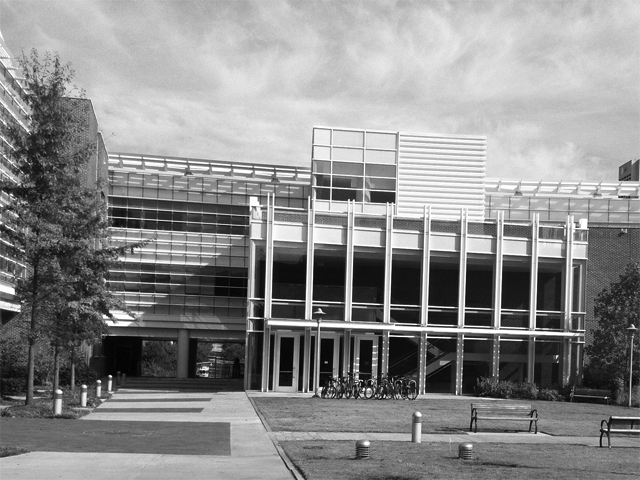
#> input picture ps4_octave/input/transA.jpg, 640 x 480 px
$ python ps4_python.py
#> lines starting #> are read from the running program, lines starting #| are printed output that depends on the picture
import cv2 as cv
import numpy as np
import os
import math

def local_maximum(m, NHoodSize):
    points = []
    while True:
        ind = np.unravel_index(np.argmax(m), m.shape)
        if (m[ind] == 0):
            break
        points.append(ind)
        nHoodRbegin = max(0, ind[0] - math.floor(NHoodSize / 2))
        nHoodRend = min(m.shape[0] - 1, ind[0] + math.floor(NHoodSize / 2))
        nHoodCbegin = max(0, ind[1] - math.floor(NHoodSize / 2))
        nHoodCend = min(m.shape[1] - 1, ind[1] + math.floor(NHoodSize / 2))
        m[nHoodRbegin : nHoodRend + 1, nHoodCbegin : nHoodCend + 1] = 0
    return np.array(points)

def drawlines(img1, lines, pts1):
    ''' img1 - image on which we draw the epilines for the points in img2
    lines - corresponding epilines '''
    r, c = img1.shape
    img1 = cv.cvtColor(img1, cv.COLOR_GRAY2BGR)
    for r, pt1 in zip(lines, pts1):
        color = tuple(np.random.randint(0,255,3).tolist())
        x0, y0 = map(int, [0, -r[2] / r[1]]) # from line-point duality
        x1, y1 = map(int, [c, -(r[2] + r[0] * c) / r[1]]) # from line-point duality
        img1 = cv.line(img1, (x0,y0), (x1,y1), color,1)
        img1 = cv.circle(img1, tuple(pt1), 5, color,-1)
    return img1

imgTransA = cv.imread(os.path.join('input', 'transA.jpg'))
#> imgTransA is the input picture: shape (480, 640, 3); min 0, max 255, mean 139
imgTransB = cv.imread(os.path.join('input', 'transB.jpg'))
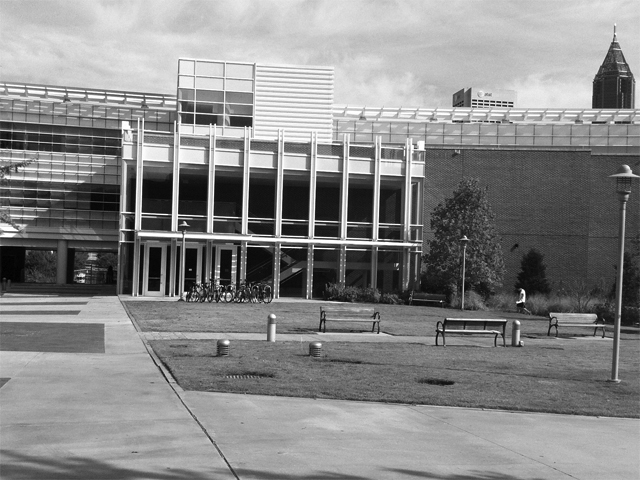
#> input picture ps4_octave/input/transB.jpg, 640 x 480 px
#> imgTransB is the input picture: shape (480, 640, 3); min 0, max 255, mean 135.6
imgSimA = cv.imread(os.path.join('input', 'simA.jpg'))
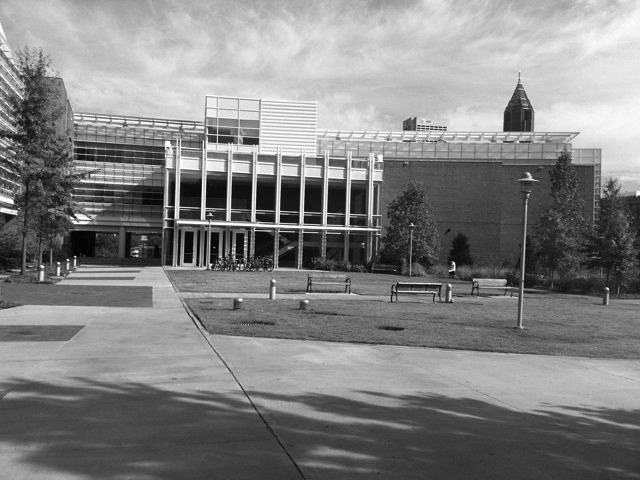
#> input picture ps4_octave/input/simA.jpg, 640 x 480 px
#> imgSimA is the input picture: shape (480, 640, 3); min 0, max 255, mean 130.6
imgSimB = cv.imread(os.path.join('input', 'simB.jpg'))
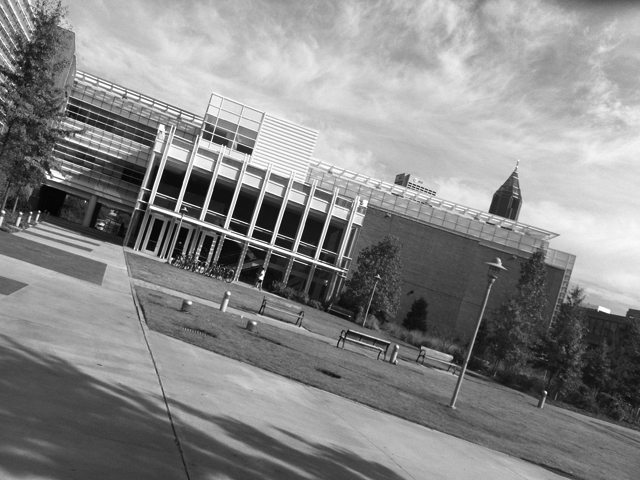
#> input picture ps4_octave/input/simB.jpg, 640 x 480 px
#> imgSimB is the input picture: shape (480, 640, 3); min 0, max 255, mean 136

grayTransA = cv.cvtColor(imgTransA, cv.COLOR_BGR2GRAY)
grayTransB = cv.cvtColor(imgTransB, cv.COLOR_BGR2GRAY)
graySimA = cv.cvtColor(imgSimA, cv.COLOR_BGR2GRAY)
graySimB = cv.cvtColor(imgSimB, cv.COLOR_BGR2GRAY)

# [7 lines of commented-out code are left out]

sift = cv.xfeatures2d.SIFT_create(nfeatures=30)
kpTransA, desTransA = sift.detectAndCompute(grayTransA, None)
#> kpTransA = 31 keypoints; strongest (x, y, size): (110, 376, 1.9), (99, 381, 2.2), (85, 386, 2.6), (59, 392, 3.2)
kpTransB, desTransB = sift.detectAndCompute(grayTransB, None)
#> kpTransB = 30 keypoints; strongest (x, y, size): (523, 291, 2.8), (186, 293, 2), (228, 294, 1.9), (83, 281, 2.3)
kpSimA, desSimA = sift.detectAndCompute(graySimA, None)
#> kpSimA = 30 keypoints; strongest (x, y, size): (454, 263, 2), (42, 266, 2.1), (211, 214, 1.9), (454, 269, 1.9)
kpSimB, desSimB = sift.detectAndCompute(graySimB, None)
#> kpSimB = 30 keypoints; strongest (x, y, size): (263, 272, 2.6), (3, 212, 2.1), (185, 209, 1.8), (48, 177, 2.5)

imgSiftTransA = cv.drawKeypoints(imgTransA, kpTransA, None, flags=cv.DRAW_MATCHES_FLAGS_DRAW_RICH_KEYPOINTS)
imgSiftTransB = cv.drawKeypoints(imgTransB, kpTransB, None, flags=cv.DRAW_MATCHES_FLAGS_DRAW_RICH_KEYPOINTS)
imgSiftSimA = cv.drawKeypoints(imgSimA, kpSimA, None, flags=cv.DRAW_MATCHES_FLAGS_DRAW_RICH_KEYPOINTS)
imgSiftSimB = cv.drawKeypoints(imgSimB, kpSimB, None, flags=cv.DRAW_MATCHES_FLAGS_DRAW_RICH_KEYPOINTS)

img2a1 = np.concatenate((imgSiftTransA, imgSiftTransB), axis=1);
img2a2 = np.concatenate((imgSiftSimA, imgSiftSimB), axis=1);

matcher = cv.DescriptorMatcher_create(cv.DescriptorMatcher_BRUTEFORCE)
matchesTrans = matcher.match(desTransA, desTransB)
#> matchesTrans = 31 matches
matchesSim = matcher.match(desSimA, desSimB)
#> matchesSim = 30 matches
img2b1 = np.zeros_like(img2a1.shape)
#> img2b1 = [0, 0, 0]
img2b2 = np.zeros_like(img2a2.shape)
#> img2b2 = [0, 0, 0]

img2b1 = cv.drawMatches(imgTransA, kpTransA, imgTransB, kpTransB, matchesTrans, None)
img2b2 = cv.drawMatches(imgSimA, kpSimA, imgSimB, kpSimB, matchesSim, None)
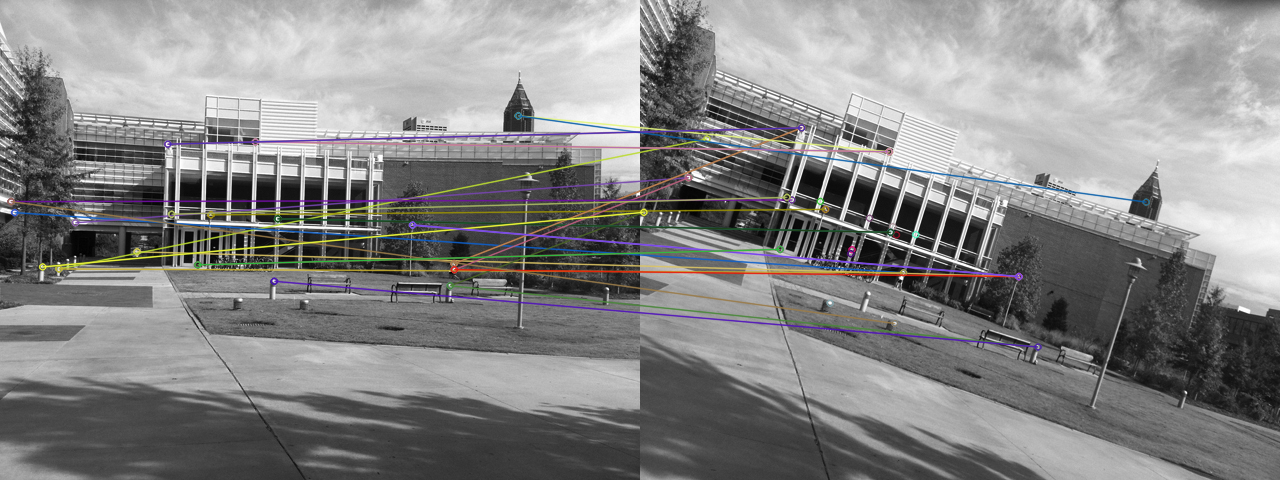
#> img2b2: shape (480, 1280, 3); mean B, G, R 133.7, 134, 134.4

pointsSimA = np.zeros((len(matchesSim), 2), dtype=np.float32)
#> pointsSimA = 30 pairs, first value 0 to 0, second value 0 to 0
pointsSimB = np.zeros((len(matchesSim), 2), dtype=np.float32)
#> pointsSimB = 30 pairs, first value 0 to 0, second value 0 to 0

for i, match in enumerate(matchesSim):
    pointsSimA[i, :] = kpSimA[match.queryIdx].pt
    pointsSimB[i, :] = kpSimB[match.trainIdx].pt
#> this loop made 30 passes
#> after the loop, pointsSimA = 30 pairs, first value 10.62 to 517.9, second value 115.4 to 285.2; pointsSimB = 30 pairs, first value 3.41 to 505.7, second value 127.4 to 346.5

# Use fundamental matrix to warp B -> A
h, _ = cv.findHomography(pointsSimB, pointsSimA, cv.RANSAC);
#> h = [[0.909, 0.251, -13.87], [-0.291, 0.929, 70.47], [-7.99e-05, -3.61e-06, 1]]
graySimBWarped = cv.warpPerspective(graySimB, h, (imgSimA.shape[1], imgSimA.shape[0]));

imgSimOverlay = np.zeros_like(imgSimA); # B, G, R
imgSimOverlay[:,:,2] = graySimA;
imgSimOverlay[:,:,1] = graySimBWarped;
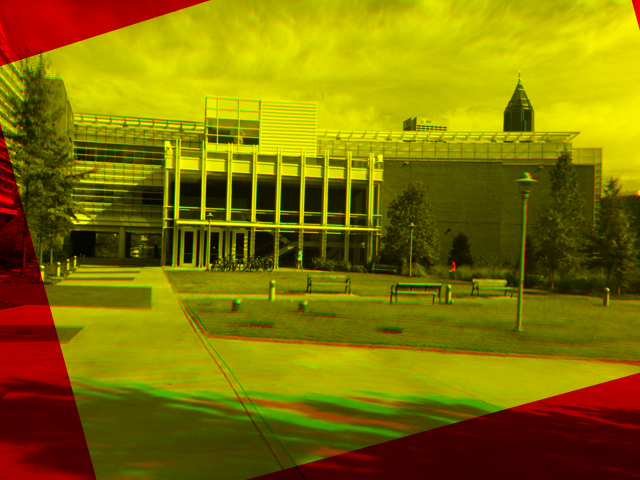
#> imgSimOverlay: shape (480, 640, 3); mean of channels 0, 1, 2 0, 114.7, 130.6; drawn as B, G, R

cv.imwrite(os.path.join('output', 'ps4-2-a-1.png'), img2a1)
cv.imwrite(os.path.join('output', 'ps4-2-a-2.png'), img2a2)
cv.imwrite(os.path.join('output', 'ps4-2-b-1.png'), img2b1)
cv.imwrite(os.path.join('output', 'ps4-2-b-2.png'), img2b2)
cv.imwrite(os.path.join('output', 'ps4-2-d-1.png'), graySimBWarped)
cv.imwrite(os.path.join('output', 'ps4-2-d-2.png'), imgSimOverlay)

# Extra, check epi lines in transA and transB
pointsTransA = np.zeros((len(matchesTrans), 2), dtype=np.float32)
#> pointsTransA = 31 pairs, first value 0 to 0, second value 0 to 0
pointsTransB = np.zeros((len(matchesTrans), 2), dtype=np.float32)
#> pointsTransB = 31 pairs, first value 0 to 0, second value 0 to 0
for i, match in enumerate(matchesTrans):
    pointsTransA[i, :] = kpTransA[match.queryIdx].pt
    pointsTransB[i, :] = kpTransB[match.trainIdx].pt
#> this loop made 31 passes
#> after the loop, pointsTransA = 31 pairs, first value 10.39 to 633, second value 290.3 to 391.5; pointsTransB = 31 pairs, first value 82.52 to 522.9, second value 125.1 to 322.2

f, _ = cv.findFundamentalMat(pointsTransA, pointsTransB, cv.FM_RANSAC);
#> f = [[-2.87e-08, -3.24e-06, 0.000221], [5.02e-06, 2.1e-06, 0.0191], [-0.000223, -0.0181, 1]]
linesTransA = cv.computeCorrespondEpilines(pointsTransB, 2, f)
#> linesTransA = 31 rows, first 8: [0.0684, -0.998, 365.7], [0.0684, -0.998, 365.7], [0.0664, -0.998, 357.9], [0.05, -0.999, 294.8], [0.0719, -0.997, 379.1], [0.0664, -0.998, 357.9], [0.05, -0.999, 294.8], [0.0719, -0.997, 379.1]
linesTransA = linesTransA.reshape(-1,3)
imgTransAEpi = drawlines(grayTransA, linesTransA, pointsTransA)
#> the loop in drawlines, `for r, pt1 in zip(lines, pts1):` made 31 passes
#> (r, pt1, color, y0, y1) on passes 1 to 10: ([0.0684, -0.998, 365.7], [320.5, 388.5], (172, 47, 117), 366, 410), ([0.0684, -0.998, 365.7], [320.5, 388.5], (192, 67, 251), 366, 410), ([0.0664, -0.998, 357.9], [206.3, 374.9], (195, 103, 9), 358, 401), ([0.05, -0.999, 294.8], [320.2, 311.1], (211, 21, 242), 295, 327), ([0.0719, -0.997, 379.1], [84.55, 386.2], (36, 87, 70), 380, 426), ([0.0664, -0.998, 357.9], [99.07, 381.2], (216, 88, 140), 358, 401), ([0.05, -0.999, 294.8], [320.2, 311.1], (58, 193, 230), 295, 327), ([0.0719, -0.997, 379.1], [59.31, 391.5], (39, 87, 174), 380, 426), ([0.068, -0.998, 364.2], [368.7, 389.1], (88, 81, 165), 365, 408), ([0.0664, -0.998, 357.9], [110.3, 376], (25, 77, 72), 358, 401)
#> after the loop in drawlines, `for r, pt1 in zip(lines, pts1):`:
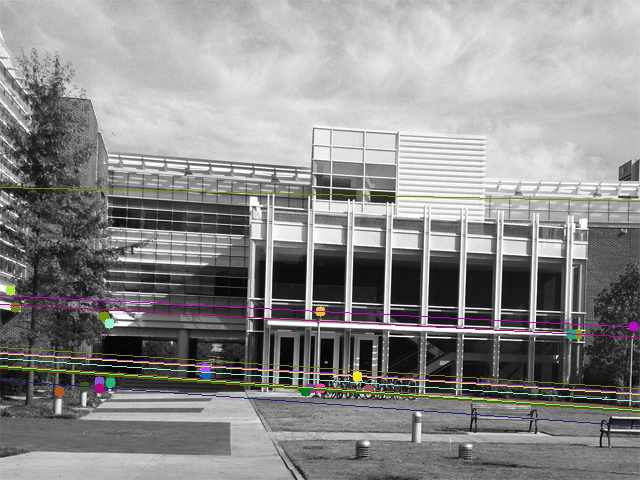
#> img1: shape (480, 640, 3); mean B, G, R 139.2, 139.8, 140.4

linesTransB = cv.computeCorrespondEpilines(pointsTransA, 1, f)
#> linesTransB = 31 rows, first 8: [-0.0485, 0.999, -283.6], [-0.0485, 0.999, -283.6], [-0.0476, 0.999, -278.8], [-0.0372, 0.999, -220.3], [-0.0506, 0.999, -295.5], [-0.0497, 0.999, -290.3], [-0.0372, 0.999, -220.3], [-0.0517, 0.999, -301.7]
linesTransB = linesTransB.reshape(-1,3)
imgTransBEpi = drawlines(grayTransB, linesTransB, pointsTransB)
#> the loop in drawlines (call 2), `for r, pt1 in zip(lines, pts1):` made 31 passes
#> (r, pt1, color, y0, y1) on passes 1 to 10: ([-0.0485, 0.999, -283.6], [185.5, 293], (82, 91, 128), 283, 315), ([-0.0485, 0.999, -283.6], [185.5, 293], (142, 99, 53), 283, 315), ([-0.0476, 0.999, -278.8], [82.78, 280.9], (140, 121, 170), 279, 309), ([-0.0372, 0.999, -220.3], [465.5, 237.8], (84, 203, 68), 220, 244), ([-0.0506, 0.999, -295.5], [517.9, 322.2], (6, 196, 47), 295, 328), ([-0.0497, 0.999, -290.3], [82.78, 280.9], (127, 244, 131), 290, 322), ([-0.0372, 0.999, -220.3], [465.5, 237.8], (204, 100, 180), 220, 244), ([-0.0517, 0.999, -301.7], [517.9, 322.2], (232, 78, 143), 302, 335), ([-0.0481, 0.999, -281.4], [228.5, 293.6], (148, 227, 186), 281, 312), ([-0.0488, 0.999, -285.3], [82.78, 280.9], (23, 207, 141), 285, 316)
#> after the loop in drawlines (call 2), `for r, pt1 in zip(lines, pts1):`: img1: shape (480, 640, 3); mean B, G, R 136.1, 137.1, 136.8

img = np.concatenate((imgTransAEpi, imgTransBEpi), axis=1);
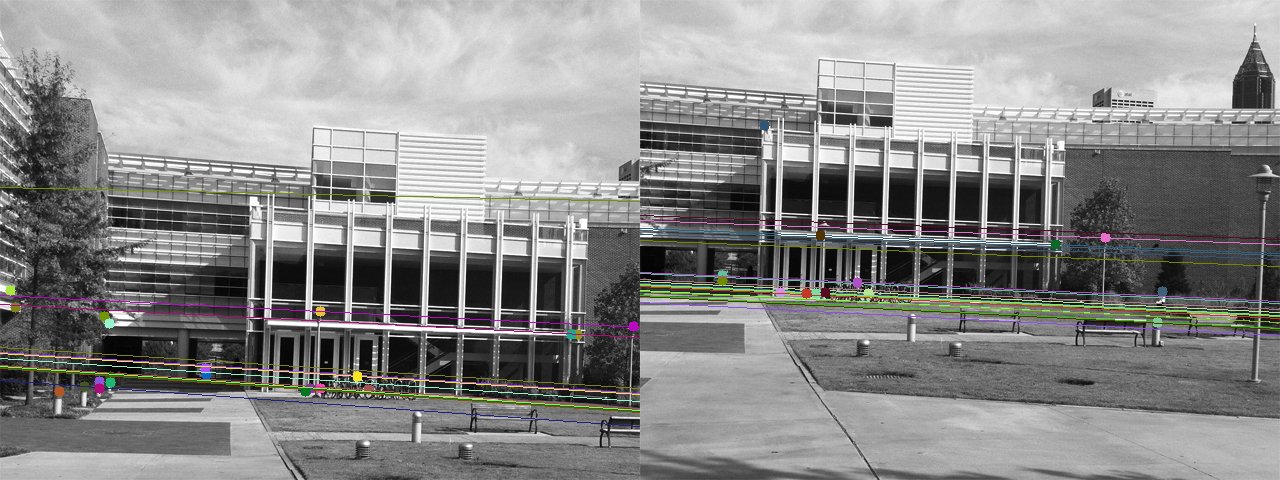
#> img: shape (480, 1280, 3); mean B, G, R 137.7, 138.4, 138.6
cv.imwrite(os.path.join('output', 'ps4-epi.png'), img)
